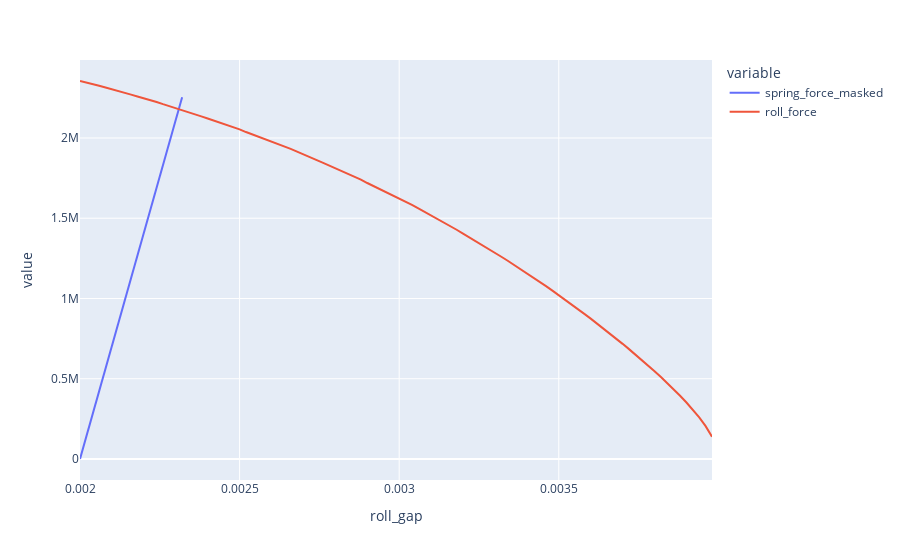

Write notebook code for a chart like this one.
### Markdown cell above
Plotting those masked values, the plot looks much nicer.

### Code cell
px.line(df, x="roll_gap", y=["spring_force_masked", "roll_force"])
